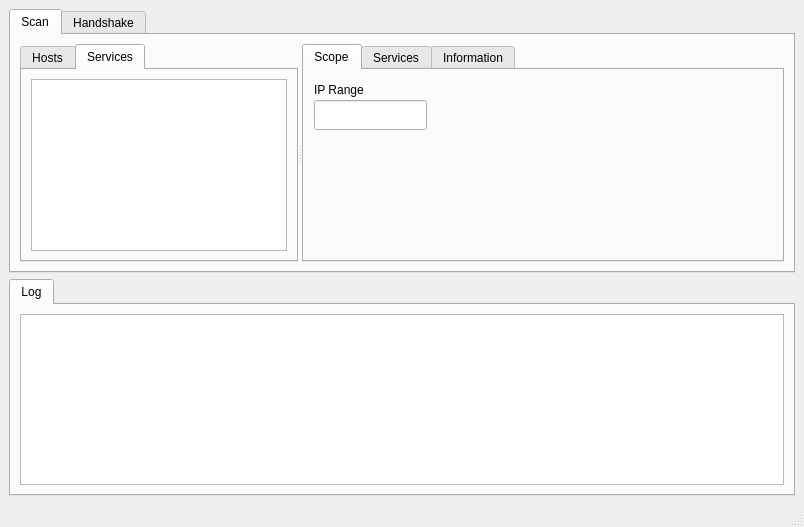
<?xml version="1.0" encoding="UTF-8"?>
<ui version="4.0">
 <class>MainWindow</class>
 <widget class="QMainWindow" name="MainWindow">
  <property name="geometry">
   <rect>
    <x>0</x>
    <y>0</y>
    <width>804</width>
    <height>527</height>
   </rect>
  </property>
  <property name="windowTitle">
   <string>MainWindow</string>
  </property>
  <property name="animated">
   <bool>true</bool>
  </property>
  <widget class="QWidget" name="centralwidget">
   <layout class="QGridLayout" name="gridLayout_7">
    <item row="1" column="0">
     <widget class="QTabWidget" name="BottomTabWidget">
      <property name="sizeIncrement">
       <size>
        <width>0</width>
        <height>0</height>
       </size>
      </property>
      <property name="baseSize">
       <size>
        <width>0</width>
        <height>0</height>
       </size>
      </property>
      <property name="currentIndex">
       <number>0</number>
      </property>
      <widget class="QWidget" name="LogTab">
       <attribute name="title">
        <string>Log</string>
       </attribute>
       <layout class="QGridLayout" name="gridLayout_3">
        <item row="0" column="0">
         <widget class="QTableView" name="ProcessesTableView"/>
        </item>
       </layout>
      </widget>
     </widget>
    </item>
    <item row="0" column="0">
     <widget class="QTabWidget" name="MainTabWidget">
      <property name="currentIndex">
       <number>0</number>
      </property>
      <widget class="QWidget" name="ScanTab">
       <attribute name="title">
        <string>Scan</string>
       </attribute>
       <layout class="QGridLayout" name="gridLayout_4">
        <item row="0" column="0">
         <widget class="QSplitter" name="splitter">
          <property name="orientation">
           <enum>Qt::Horizontal</enum>
          </property>
          <widget class="QTabWidget" name="HostsTabWidget">
           <property name="sizePolicy">
            <sizepolicy hsizetype="Expanding" vsizetype="Expanding">
             <horstretch>0</horstretch>
             <verstretch>0</verstretch>
            </sizepolicy>
           </property>
           <property name="currentIndex">
            <number>1</number>
           </property>
           <widget class="QWidget" name="HostsTab">
            <attribute name="title">
             <string>Hosts</string>
            </attribute>
            <layout class="QGridLayout" name="gridLayout_5">
             <item row="0" column="0">
              <widget class="QTableView" name="HostsTableView"/>
             </item>
            </layout>
           </widget>
           <widget class="QWidget" name="ServicesLeftTab">
            <attribute name="title">
             <string>Services</string>
            </attribute>
            <layout class="QGridLayout" name="gridLayout_6">
             <item row="0" column="0">
              <widget class="QTableView" name="ServiceNamesTableView"/>
             </item>
            </layout>
           </widget>
          </widget>
          <widget class="QTabWidget" name="ServicesTabWidget">
           <property name="enabled">
            <bool>true</bool>
           </property>
           <property name="sizePolicy">
            <sizepolicy hsizetype="Expanding" vsizetype="Expanding">
             <horstretch>1</horstretch>
             <verstretch>0</verstretch>
            </sizepolicy>
           </property>
           <property name="currentIndex">
            <number>0</number>
           </property>
           <widget class="QWidget" name="tab_3">
            <attribute name="title">
             <string>Scope</string>
            </attribute>
            <widget class="QLineEdit" name="lineEdit">
             <property name="geometry">
              <rect>
               <x>10</x>
               <y>30</y>
               <width>113</width>
               <height>30</height>
              </rect>
             </property>
            </widget>
            <widget class="QLabel" name="label">
             <property name="geometry">
              <rect>
               <x>10</x>
               <y>10</y>
               <width>62</width>
               <height>20</height>
              </rect>
             </property>
             <property name="text">
              <string>IP Range</string>
             </property>
            </widget>
           </widget>
           <widget class="QWidget" name="ServicesRightTab">
            <attribute name="title">
             <string>Services</string>
            </attribute>
            <layout class="QVBoxLayout" name="verticalLayout">
             <item>
              <widget class="QTableView" name="ServicesTableView"/>
             </item>
            </layout>
           </widget>
           <widget class="QWidget" name="InformationTab">
            <attribute name="title">
             <string>Information</string>
            </attribute>
            <layout class="QGridLayout" name="gridLayout_2">
             <item row="0" column="0">
              <widget class="QTableView" name="InformationTableView"/>
             </item>
            </layout>
           </widget>
          </widget>
         </widget>
        </item>
       </layout>
      </widget>
      <widget class="QWidget" name="HandshakeTab">
       <attribute name="title">
        <string>Handshake</string>
       </attribute>
       <widget class="QTabWidget" name="BruteTabWidget">
        <property name="geometry">
         <rect>
          <x>9</x>
          <y>9</y>
          <width>391</width>
          <height>171</height>
         </rect>
        </property>
        <property name="currentIndex">
         <number>0</number>
        </property>
        <widget class="QWidget" name="tab">
         <attribute name="title">
          <string>Analyzer</string>
         </attribute>
         <widget class="QLineEdit" name="lineEdit_2">
          <property name="geometry">
           <rect>
            <x>0</x>
            <y>30</y>
            <width>191</width>
            <height>30</height>
           </rect>
          </property>
         </widget>
         <widget class="QLabel" name="label_2">
          <property name="geometry">
           <rect>
            <x>0</x>
            <y>10</y>
            <width>62</width>
            <height>20</height>
           </rect>
          </property>
          <property name="text">
           <string>Path</string>
          </property>
         </widget>
         <widget class="QPushButton" name="pushButton_2">
          <property name="geometry">
           <rect>
            <x>290</x>
            <y>100</y>
            <width>90</width>
            <height>28</height>
           </rect>
          </property>
          <property name="text">
           <string>Start</string>
          </property>
         </widget>
         <widget class="QRadioButton" name="radioButton">
          <property name="geometry">
           <rect>
            <x>0</x>
            <y>70</y>
            <width>109</width>
            <height>25</height>
           </rect>
          </property>
          <property name="text">
           <string>Aircrack</string>
          </property>
         </widget>
         <widget class="QRadioButton" name="radioButton_2">
          <property name="geometry">
           <rect>
            <x>0</x>
            <y>90</y>
            <width>109</width>
            <height>25</height>
           </rect>
          </property>
          <property name="text">
           <string>Pyrit</string>
          </property>
         </widget>
        </widget>
       </widget>
      </widget>
     </widget>
    </item>
   </layout>
  </widget>
  <widget class="QMenuBar" name="menubar">
   <property name="geometry">
    <rect>
     <x>0</x>
     <y>0</y>
     <width>804</width>
     <height>26</height>
    </rect>
   </property>
  </widget>
  <widget class="QStatusBar" name="statusbar"/>
 </widget>
 <resources/>
 <connections/>
</ui>
